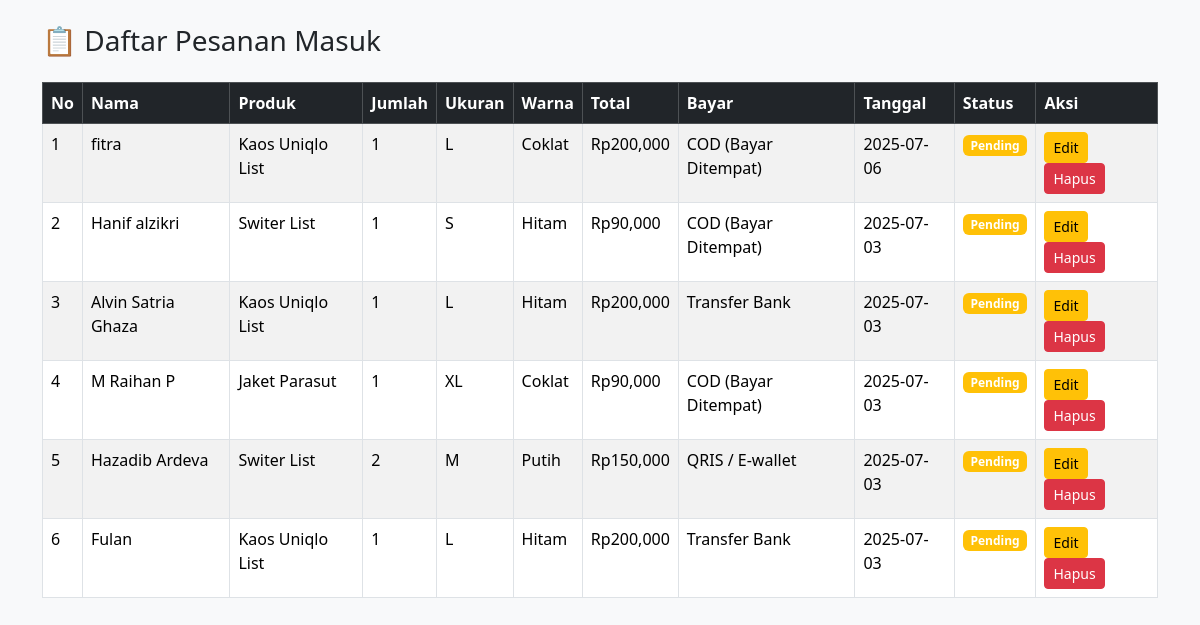
The page /tokopeepsalvin/adminpeeps/pesanan.php on the database its author committed.
### tables this page shows
CREATE TABLE `alvin_detail_pesanan` (
  `id_detail` int(11) NOT NULL,
  `id_pesanan` int(11) NOT NULL,
  `product_id` int(11) NOT NULL,
  `quantity` int(11) DEFAULT NULL,
  `ukuran` varchar(20) DEFAULT NULL,
  `warna` varchar(20) DEFAULT NULL
);

CREATE TABLE `alvin_pesanan` (
  `id_pesanan` int(11) NOT NULL,
  `nama_pembeli` varchar(100) DEFAULT NULL,
  `no_hp` varchar(20) DEFAULT NULL,
  `alamat` text DEFAULT NULL,
  `total_harga` int(11) DEFAULT NULL,
  `metode_pembayaran` varchar(50) DEFAULT NULL,
  `tanggal_beli` date DEFAULT NULL,
  `status_pesanan` varchar(20) DEFAULT 'pending',
  `ukuran` varchar(10) DEFAULT NULL,
  `warna` varchar(20) DEFAULT NULL
);

CREATE TABLE `alvin_product` (
  `product_id` int(11) NOT NULL,
  `category_id` int(11) NOT NULL,
  `product_name` varchar(100) NOT NULL,
  `product_price` int(11) NOT NULL,
  `product_description` text NOT NULL,
  `product_image` varchar(100) NOT NULL,
  `product_status` tinyint(1) NOT NULL,
  `product_created` datetime NOT NULL,
  `product_size` varchar(50) NOT NULL,
  `product_color` varchar(50) NOT NULL
);

### tokopeepsalvin/adminpeeps/pesanan.php (the view, shortened to what this page needs)
<?php
include 'db.php';
?>
<!DOCTYPE html>
<html>
<head>
    <link href="https://cdn.jsdelivr.net/npm/bootstrap@5.3.3/dist/css/bootstrap.min.css" rel="stylesheet">
</head>
<body class="bg-light">
<div class="container py-4">
    <h3 class="mb-4">📋 Daftar Pesanan Masuk</h3>
    <table class="table table-bordered table-striped table-hover">
        <thead class="table-dark">
            <tr>
                <th>No</th>
                <th>Nama</th>
                <th>Produk</th>
                <th>Jumlah</th>
                <th>Ukuran</th>
                <th>Warna</th>
                <th>Total</th>
                <th>Bayar</th>
                <th>Tanggal</th>
                <th>Status</th>
                <th>Aksi</th>
            </tr>
        </thead>
        <tbody>
        <?php
        $query = mysqli_query($conn, "
            SELECT p.id_pesanan, p.nama_pembeli, p.no_hp, p.alamat, p.total_harga, p.metode_pembayaran, p.tanggal_beli, p.status_pesanan,
                   d.quantity, d.ukuran, d.warna,
                   pr.product_name
            FROM alvin_pesanan p
            LEFT JOIN alvin_detail_pesanan d ON p.id_pesanan = d.id_pesanan
            LEFT JOIN alvin_product pr ON d.product_id = pr.product_id
            ORDER BY p.tanggal_beli DESC
        ");
        $no = 1;
        while($row = mysqli_fetch_assoc($query)): ?>
            <tr>
                <td><?= $no++ ?></td>
                <td><?= $row['nama_pembeli'] ?></td>
                <td><?= $row['product_name'] ?: '(Promo)' ?></td>
                <td><?= $row['quantity'] ?></td>
                <td><?= $row['ukuran'] ?></td>
                <td><?= $row['warna'] ?></td>
                <td>Rp<?= number_format($row['total_harga']) ?></td>
                <td><?= $row['metode_pembayaran'] ?></td>
                <td><?= $row['tanggal_beli'] ?></td>
                <td><span class="badge bg-warning"><?= $row['status_pesanan'] ?></span></td>
                <td>
                    <a href="?aksi=edit&id=<?= $row['id_pesanan'] ?>" class="btn btn-sm btn-warning">Edit</a>
                    <a href="?aksi=hapus&id=<?= $row['id_pesanan'] ?>" class="btn btn-sm btn-danger" onclick="return confirm('Hapus pesanan ini?')">Hapus</a>
                </td>
            </tr>
        <?php endwhile; ?>
        </tbody>
    </table>
</div>
</body>
</html>

### rows shown on the page
alvin_detail_pesanan: id_pesanan.nama_pembeli "fitra", product.product_name "Kaos Uniqlo List", quantity "1", ukuran "L", warna "Coklat", id_pesanan.total_harga "200,000", id_pesanan.metode_pembayaran "COD (Bayar Ditempat)", id_pesanan.tanggal_beli "2025-07-06", id_pesanan.status_pesanan "Pending"
alvin_detail_pesanan: id_pesanan.nama_pembeli "Hanif alzikri", product.product_name "Switer List", quantity "1", ukuran "S", warna "Hitam", id_pesanan.total_harga "90,000", id_pesanan.metode_pembayaran "COD (Bayar Ditempat)", id_pesanan.tanggal_beli "2025-07-03", id_pesanan.status_pesanan "Pending"
alvin_detail_pesanan: id_pesanan.nama_pembeli "Alvin Satria Ghaza", product.product_name "Kaos Uniqlo List", quantity "1", ukuran "L", warna "Hitam", id_pesanan.total_harga "200,000", id_pesanan.metode_pembayaran "Transfer Bank", id_pesanan.tanggal_beli "2025-07-03", id_pesanan.status_pesanan "Pending"
alvin_detail_pesanan: id_pesanan.nama_pembeli "M Raihan P", product.product_name "Jaket Parasut", quantity "1", ukuran "XL", warna "Coklat", id_pesanan.total_harga "90,000", id_pesanan.metode_pembayaran "COD (Bayar Ditempat)", id_pesanan.tanggal_beli "2025-07-03", id_pesanan.status_pesanan "Pending"
alvin_detail_pesanan: id_pesanan.nama_pembeli "Hazadib Ardeva", product.product_name "Switer List", quantity "2", ukuran "M", warna "Putih", id_pesanan.total_harga "150,000", id_pesanan.metode_pembayaran "QRIS / E-wallet", id_pesanan.tanggal_beli "2025-07-03", id_pesanan.status_pesanan "Pending"
alvin_detail_pesanan: id_pesanan.nama_pembeli "Fulan", product.product_name "Kaos Uniqlo List", quantity "1", ukuran "L", warna "Hitam", id_pesanan.total_harga "200,000", id_pesanan.metode_pembayaran "Transfer Bank", id_pesanan.tanggal_beli "2025-07-03", id_pesanan.status_pesanan "Pending"
